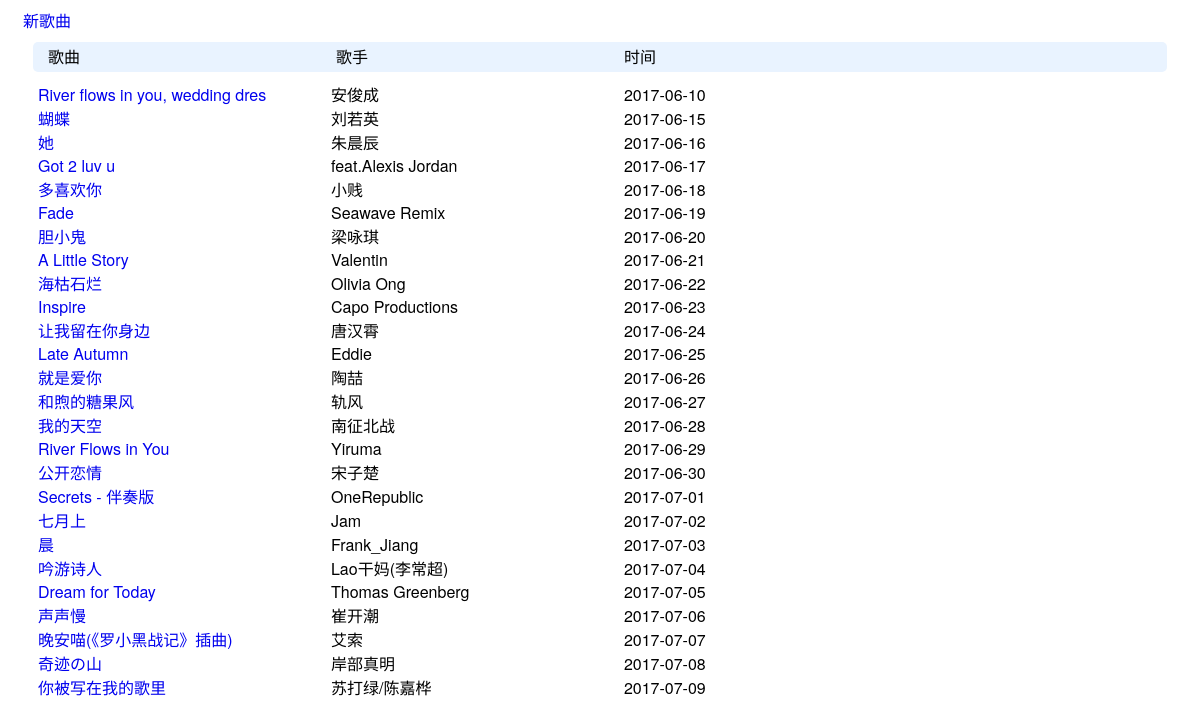
Before: /list/index/ with the older database file.
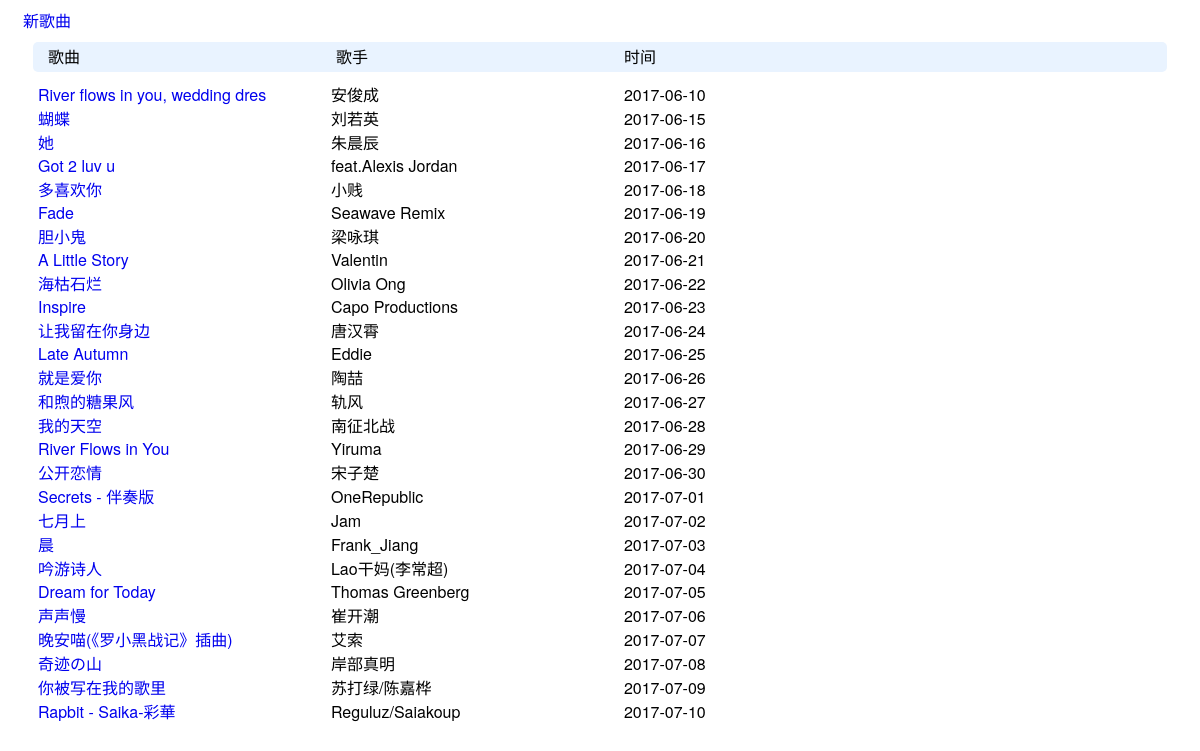
After: the same page with the newer database file.
### list/models.py (models this page shows)
class Article(models.Model):
    song_name = models.CharField('歌名', max_length=32, null=False)
    singer = models.CharField('歌手', max_length=32, null=True)
    createTime = models.DateTimeField('添加时间', auto_now=True)

### list/views.py (the view)
def index(request):
    articles = models.Article.objects.all()
    return render(request, 'list/index.html', {'articles': articles})

### list/templates/list/index.html (shortened to what this page needs)
<!DOCTYPE html>
<html lang="en">
<head>
    <link href="https://cdn.bootcss.com/bootstrap/4.0.0-alpha.6/css/bootstrap-grid.css" rel="stylesheet">
</head>
<body>
    <div  class="col-md-12">
        <a href="{% url 'list:edit_page' 0 %}">新歌曲</a>  <br/>
        <div class="title">
            <span class="col-md-3 inline">歌曲</span>
            <span class="col-md-3 inline">歌手</span>
            <span class="col-md-4 inline">时间</span>
        </div>
    {% for article in articles %}
        <div>
            <a class="col-md-3 inline" href="{% url 'list:article_page' article.id %}">{{article.song_name }}</a>
            <span class="col-md-3 inline">{{article.singer }}</span>
            <span class="col-md-4 inline">{{article.createTime|date:"Y-m-d" }}</span>
        </div>
    {% endfor %}
    </div>
</body>
</html>

Changed rows visible on the page:
added Article: song_name "Rapbit - Saika-彩華", singer "Reguluz/Saiakoup", createTime "2017-07-10"
